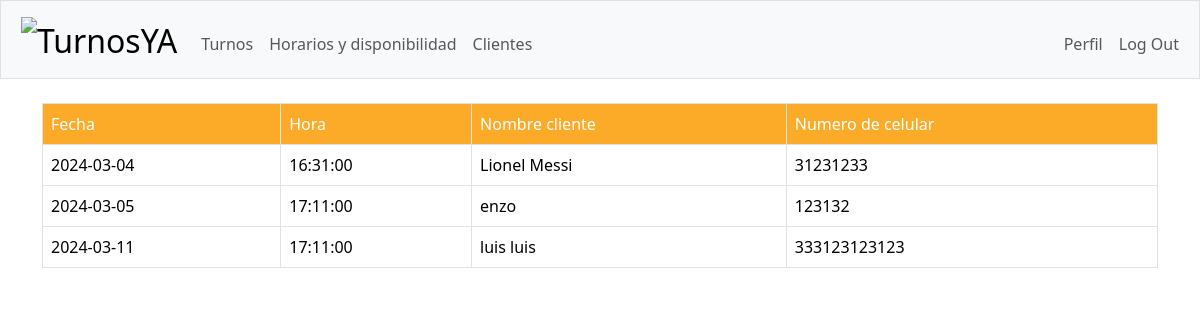
/ver_turnos (signed in), run on the app's committed database.
### tables this page shows
CREATE TABLE clientes (
 id_turno INTEGER,
 nom_cliente TEXT,
 num_cliente TEXT,
 FOREIGN KEY (id_turno) REFERENCES turnos(id_turno)
);

CREATE TABLE turnos (
 id_turno INTEGER,
 user_id INTEGER,
 fecha DATE,
 hora TIME,
 estado BOOLEAN,
 PRIMARY KEY (id_turno),
 FOREIGN KEY (user_id) REFERENCES users(id)
);

### app.py (the view)
@app.route("/ver_turnos")
@login_required
def ver_turnos():
    user_id = session.get("user_id")
    turnos= db.execute("SELECT * FROM turnos JOIN clientes on turnos.id_turno = clientes.id_turno WHERE turnos.user_id = ? AND turnos.  estado = ? ",user_id,True)
    print(turnos)
    return render_template("ver_turnos.html",turnos = turnos)

### functions.py (called while the page is built)
def login_required(f):
    @wraps(f)
    def decorated_function(*args, **kwargs):
        if session.get("user_id") is None:
            return redirect("/login")
        return f(*args, **kwargs)
    return decorated_function

### templates/ver_turnos.html (shortened to what this page needs)
{% extends "layout.html" %}
{% block main %}
<div class="container">
    <div class="d-flex mt-4">
        <table class ="table table-hover table-bordered ">
            <thead  >
                <tr>
                    <td scope="col" class="orange" >Fecha</tds>
                    <td scope="col" class="orange" >Hora</td>
                    <td scope="col" class="orange" >Nombre cliente</td>
                    <td scope="col" class="orange" >Numero de celular</td>
                </tr>
            </thead>
            <tbody>
                {% for turno in turnos %}
                <tr>
                    <td>{{ turno['fecha'] }}</td>
                    <td>{{ turno['hora'] }}</td>
                    <td>{{ turno['nom_cliente'] }}</td>
                    <td>{{ turno['num_cliente'] }}</td>
                </tr>
                {% endfor %}
            </tbody>
        </table>
    </div>
</div>
{% endblock %}

### templates/layout.html (shortened to what this page needs)
<!DOCTYPE html>
<html lang="es">
    <head>
        <link href="/static/style.css" rel="stylesheet">
        <link href="https://cdn.jsdelivr.net/npm/bootstrap@5.3.2/dist/css/bootstrap.min.css" rel="stylesheet">
    </head>
    <body>
        <nav class="bg-light border navbar navbar-expand-md navbar-light">
          <div class="container-fluid">
              <a class="navbar-brand ms-2" href="/"><img src="static/turno-ya-logo.png" alt="TurnosYA" style="width:150px"></a>
              <div class="collapse navbar-collapse" id="navbar">
                  {% if session["user_id"] %}
                      <ul class="navbar-nav me-auto mt-2">
                          <li class="nav-item"><a class="nav-link" href="/ver_turnos">Turnos</a></li>
                          <li class="nav-item"><a class="nav-link" href="/horarios">Horarios y disponibilidad</a></li>
                          <li class="nav-item"><a class="nav-link" href="/clientes">Clientes</a></li>
                      </ul>
                      <ul class="navbar-nav ms-auto mt-2">
                          <li class="nav-item"><a class="nav-link" href="/perfil">Perfil</a></li>
                          <li class="nav-item"><a class="nav-link" href="/logout">Log Out</a></li>
                      </ul>
                  {% else %}
                      <ul class="navbar-nav ms-auto mt-2">
                          <li class="nav-item"><a class="nav-link" href="/register">Registrarse</a></li>
                          <li class="nav-item"><a class="nav-link" href="/login">Log In</a></li>
                      </ul>
                  {% endif %}
              </div>
          </div>
      </nav>
        <main>
            {% block main %}
            {% endblock %}
        </main>
    </body>
</html>

### static/style.css (style rules this page uses)
nav .navbar-brand { font-size: xx-large; }
.orange { background-color: #FCAB28 !important; color: white !important; }

### data on the page
clientes: fecha "2024-03-04", hora "16:31:00", nom_cliente "Lionel Messi", num_cliente "31231233"
clientes: fecha "2024-03-05", hora "17:11:00", nom_cliente "enzo", num_cliente "123132"
clientes: fecha "2024-03-11", hora "17:11:00", nom_cliente "luis luis", num_cliente "333123123123"
